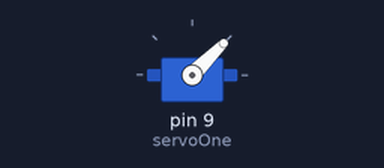
A sketch run on a simulated Arduino Uno, built with avr-gcc and run on an emulated ATmega328P. Parts: servo.

Above: at 0.05 s.
At 1.55 s:
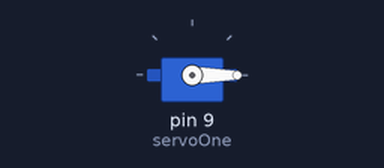
At 3.05 s:
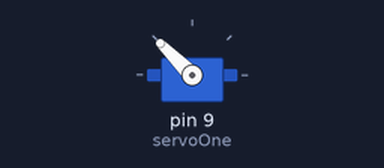
At 6.0 s:
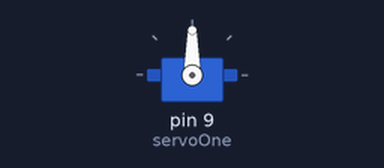
Timing chart, 0 to 7.8 s (numbered marks = the images above):
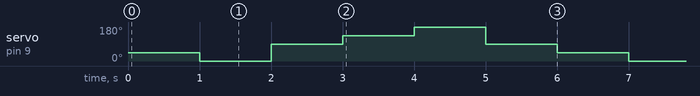

The sketch:

SimpleRotServer.ino
```cpp
#include <Servo.h>
Servo servoOne; // Define our Servo

void setup()
{
servoOne.attach(9); // servo on digital pin 10
}

void loop()
{
servoOne.write(45); // Turn Servo Left to 45 degrees
delay(1000); // Wait 1 second
servoOne.write(0); // Turn Servo Left to 0 degrees
delay(1000); // Wait 1 second
servoOne.write(90); // Turn Servo back to center position (90 degrees)
delay(1000); // Wait 1 second
servoOne.write(135); // Turn Servo Right to 135 degrees
delay(1000); // Wait 1 second
servoOne.write(180); // Turn Servo Right to 180 degrees
delay(1000); // Wait 1 second
servoOne.write(90); // Turn Servo back to center position (90 degrees)
delay(1000); // Wait 1 second
}
```

Measured:
- by itself, servo on pin 9 (servoOne): repeats every 6.0 s: 90° 1.0 s, 135° 1.0 s, 180° 1.0 s, 90° 1.0 s, 45° 1.0 s, 0° 1.0 s
